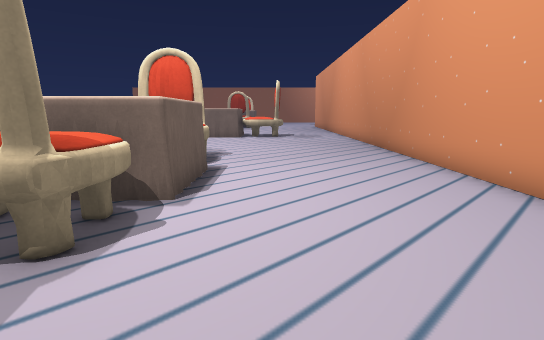
[1] (above)

19 first-person views from a walk through a scene from a Unity 3-D project. The camera is 1.4 m above the floor, tilts 10° down and sees 80° across. The floor is counted in squares, 1 m on a side. Each view is taken from the middle of a square. On the plan, view 1 faces up. The plan holds only what a view shows up to about 15 squares ahead; the rest is blank. The place goes on beyond the plan. Some animated figures are not drawn.

[2]
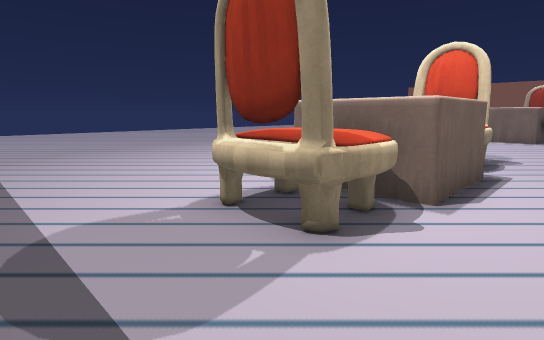

[3]
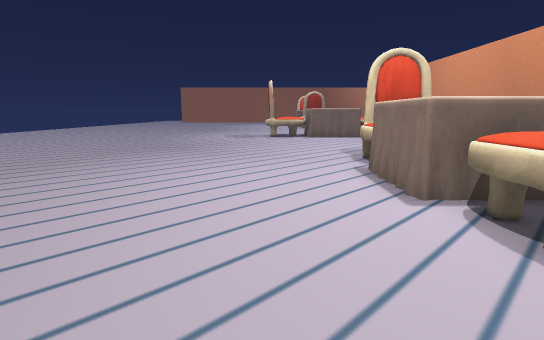

[4]
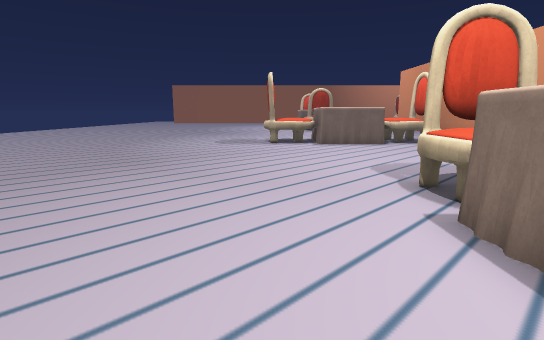

[5]
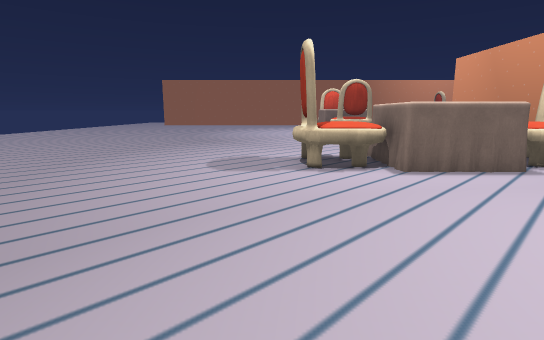

[6]
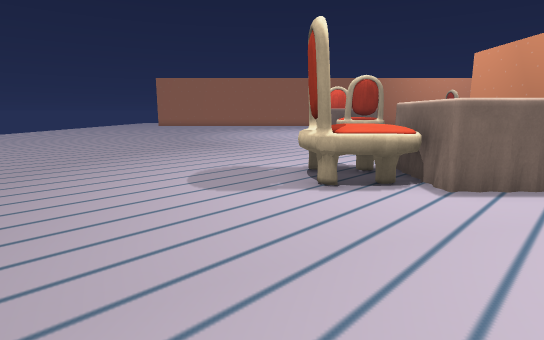

[7]
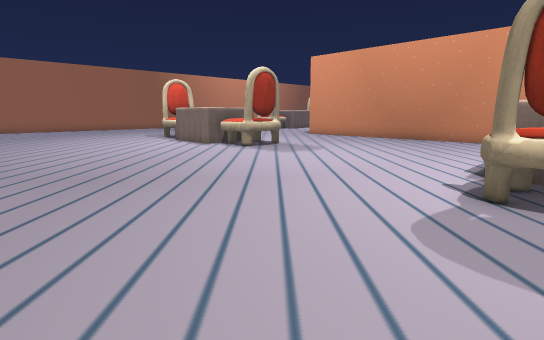

[8]
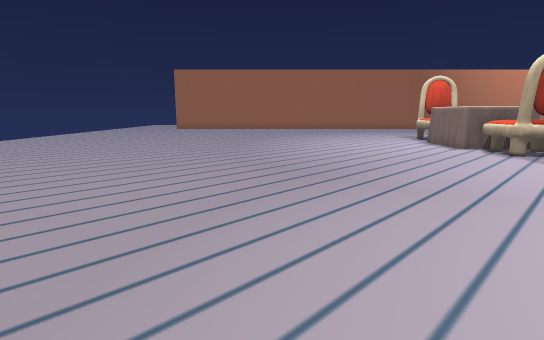

[9]
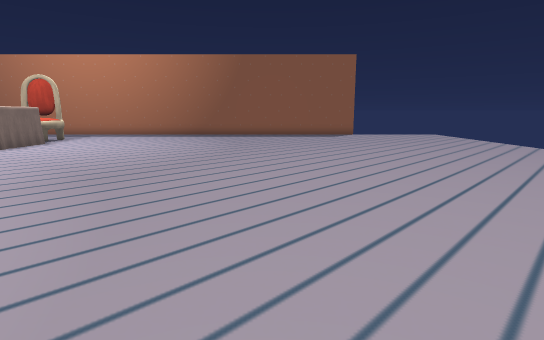

[10]
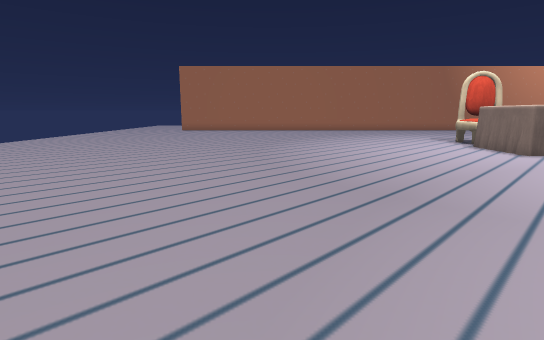

[11]
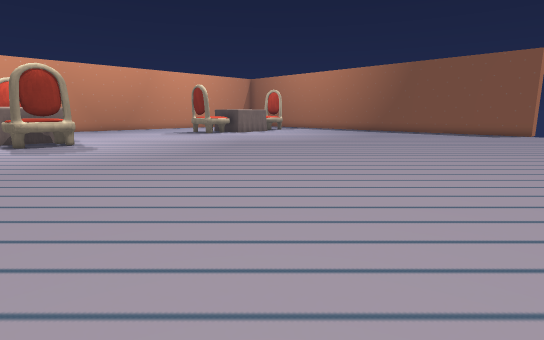

[12]
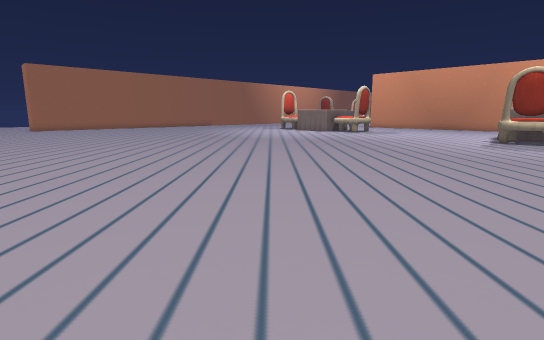

[13]
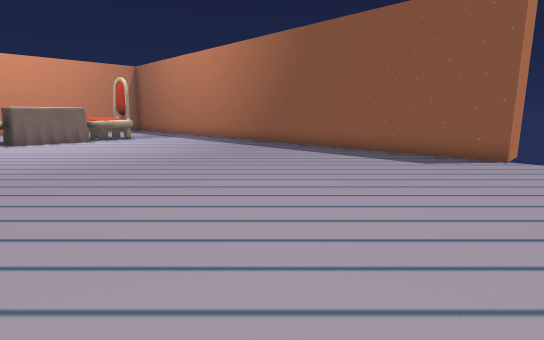

[14]
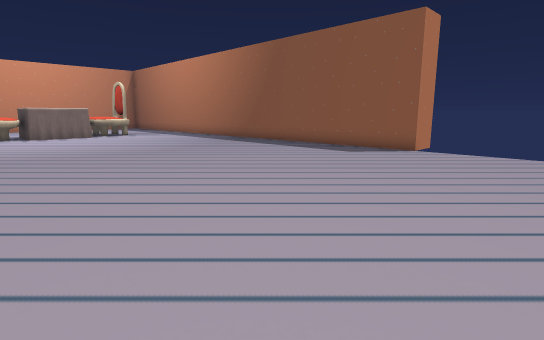

[15]
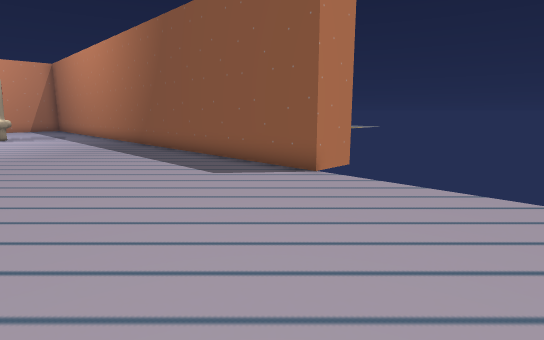

[16]
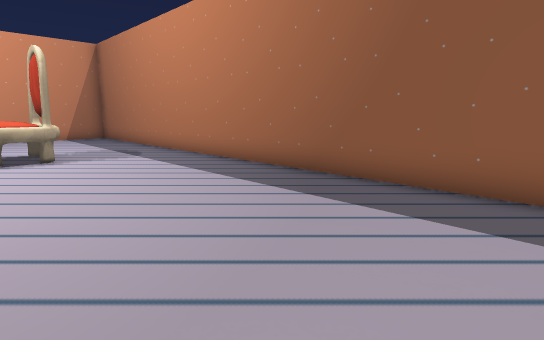

[17]
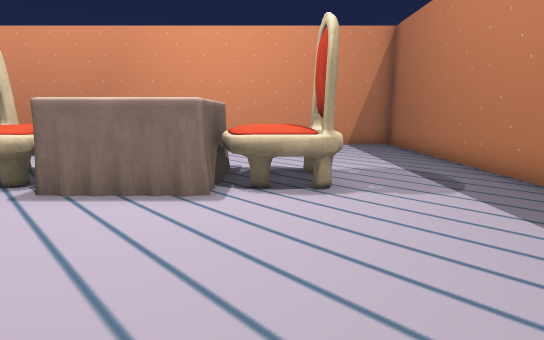

[18]
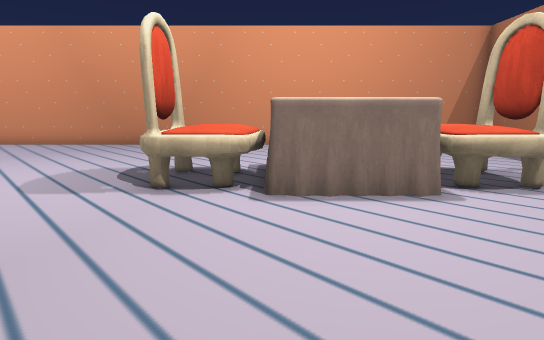

[19]
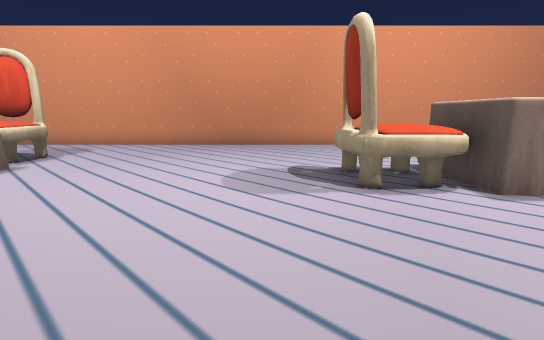

### Floor plan
Points are (right, up) in squares from view 1. A wall is a line through its corners. A room is listed if a view was taken in it or the views show most of it. See-through windows are left out.
Room 1 (views 1, 2, 3, 4, 5, 6, 7, 8, 9, 10, 11, 12, 13, 14, 15, 16, 17, 18, 19)
walls: (-7.2, 20.7) (-7, 21.2); (-6.1, 18.9) (-7, 19); (-2.4, 9.9) (-2.4, 10.4); (-3.7, 30.2) (-4.1, 30.4); (-3.8, 3.3) (-3.8, 2.8) (-4.2, 2.9); (-2, 3) (-2.4, 2.8) (-2.4, 3.2); (-20.3, -2.5) (-20.3, -1.2) (4.4, -1.2) (4.4, 24.2)
low walls: (-7, 21.2) (-6.7, 21.4); (-5.9, 18.9) (-6.6, 18.9) (-7.2, 19.2); (-0.3, 18.9) (-0.9, 18.9); (-3.9, 10.5) (-3.4, 10.6); (0.1, 19) (-0.4, 18.9); (-3.5, 10.6) (-2.8, 10.6); (-4.4, 9.6) (-4.3, 10.2); (-4.3, 9.4) (-4.3, 9.9); (-1.9, 9.9) (-1.9, 9.4); (-4.2, 4.7) (-3.7, 4.9); (-4.2, 2.9) (-4.3, 3.1) (-4.4, 3.6); (-1.9, 3.5) (-2, 3); (-3.4, 2.6) (-3.9, 2.7)
objects: chair (-6, 19) to (-5, 21); chair (-4, 4) to (-2, 5); other object (-4, 6) to (-2, 8); chair (-4, 9) to (-2, 9); other object (-4, 19) to (-2, 19); chair (-4, 31) to (-3, 32); other object (-4, 33) to (-2, 35); other object (-4, 36) to (-2, 37); chair (-1, 20) to (-1, 21)

Where each view was taken, in squares from view 1:
view 1: 0 up, 0 right, facing up
view 2: 0 up, 0 right, facing up-left
view 3: 0 up, 7 left, facing up
view 4: 4 up, 7 left, facing up
view 5: 11 up, 8 left, facing up
view 6: 13 up, 8 left, facing up
view 7: 20 up, 13 left, facing up-right
view 8: 20 up, 12 left, facing up
view 9: 20 up, 15 left, facing down
view 10: 22 up, 13 left, facing up
view 11: 23 up, 23 left, facing down-right
view 12: 18 up, 25 left, facing up-right
view 13: 10 up, 22 left, facing down-right
view 14: 11 up, 25 left, facing down-right
view 15: 5 up, 25 left, facing down-right
view 16: 5 up, 15 left, facing down-right
view 17: 4 up, 10 left, facing right
view 18: 8 up, 10 left, facing right
view 19: 12 up, 10 left, facing right
